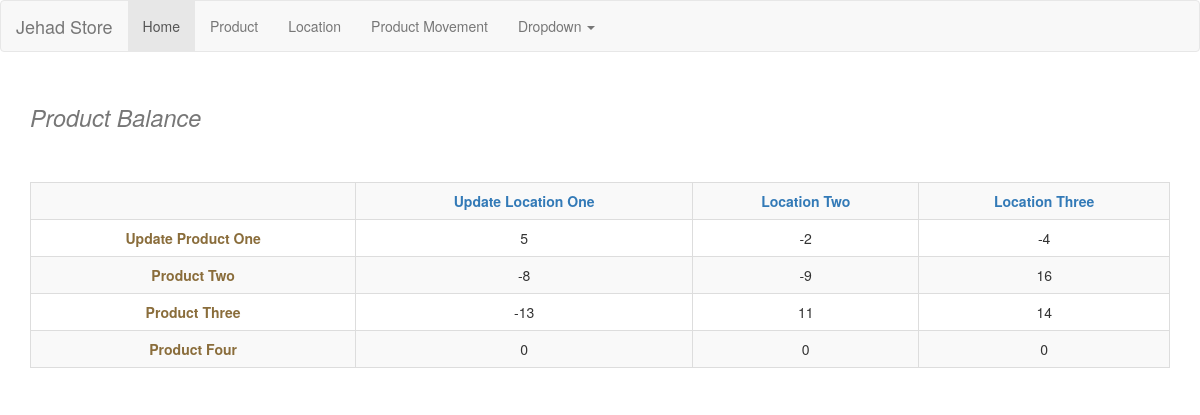
The app's page /ProductBalance with its own data.
### models.py (models this page shows)
class Location(db.Model):
    id = db.Column(db.Integer , primary_key=True)
    name = db.Column(db.String(50),nullable=False)

class Product(db.Model):
    id = db.Column(db.Integer , primary_key=True)
    name = db.Column(db.String(50),nullable=False)

### app.py (the view)
@app.route('/ProductBalance')
def ProductBalance():
    all_Location=models.Location.query.all()
    all_Product=models.Product.query.all()
    all_Movement = models.ProductMovement.query.all()
    arr = []
    sum =0
    for product in all_Product:
        for store in all_Location:
            sum =0
            for movement in all_Movement:
                if ((movement.fromLocation == store.id) and (movement.productId == product.id)):
                    sum = sum - movement.quantity
                elif ((movement.toLocation == store.id) and (movement.productId == product.id)):
                    sum = sum + movement.quantity
            arr.append(sum)
    new_data = []
    r_data = []
    lnth = 0
    for i in range(len(arr)):
        if i%3 == 0 and i != 0:
            new_data.append(r_data)
            r_data = [arr[i]]
            lnth += 1
        else:
            r_data.append(arr[i])
    new_data.append(r_data)
    lnth += 1
    return render_template('ProductBalance.html' , Lenght = lnth, data=new_data ,all_Location = all_Location , all_Product=all_Product)

### templates/ProductBalance.html (shortened to what this page needs)
{% extends 'layout.html' %}
{% block body %}
<div class="container mt-3">
<h1><small><i>Product Balance</i></small></h1>
<br><br>
<div class="w-25 p-3">
  <table class="table table-striped table-bordered text-center table-hover">
    <tr>
      <th></th>
     {% for location in all_Location  %}
    <th scope="col" class="text-center text-primary">{{location.name}}</th>
    {% endfor %}
  </tr>
    {% for i in range(Lenght) %}
      <tr>
        <th class="text-center text-warning">{{all_Product[i].name}}</th>
        <td>{{data[i][0]}}</td>
        <td>{{data[i][1]}}</td>
        <td>{{data[i][2]}}</td>
      </tr>
    {% endfor %}
  </table>
</div>
</div>
{% endblock %}

### records on screen
Location: name "Update Location One"
Location: name "Location Two"
Location: name "Location Three"
Product: name "Update Product One"
Product: name "Product Two"
Product: name "Product Three"
Product: name "Product Four"

### other values on screen
{{ data[i][0] }} "5" "-8" "-13" "0"
{{ data[i][1] }} "-2" "-9" "11" "0"
{{ data[i][2] }} "-4" "16" "14" "0"
